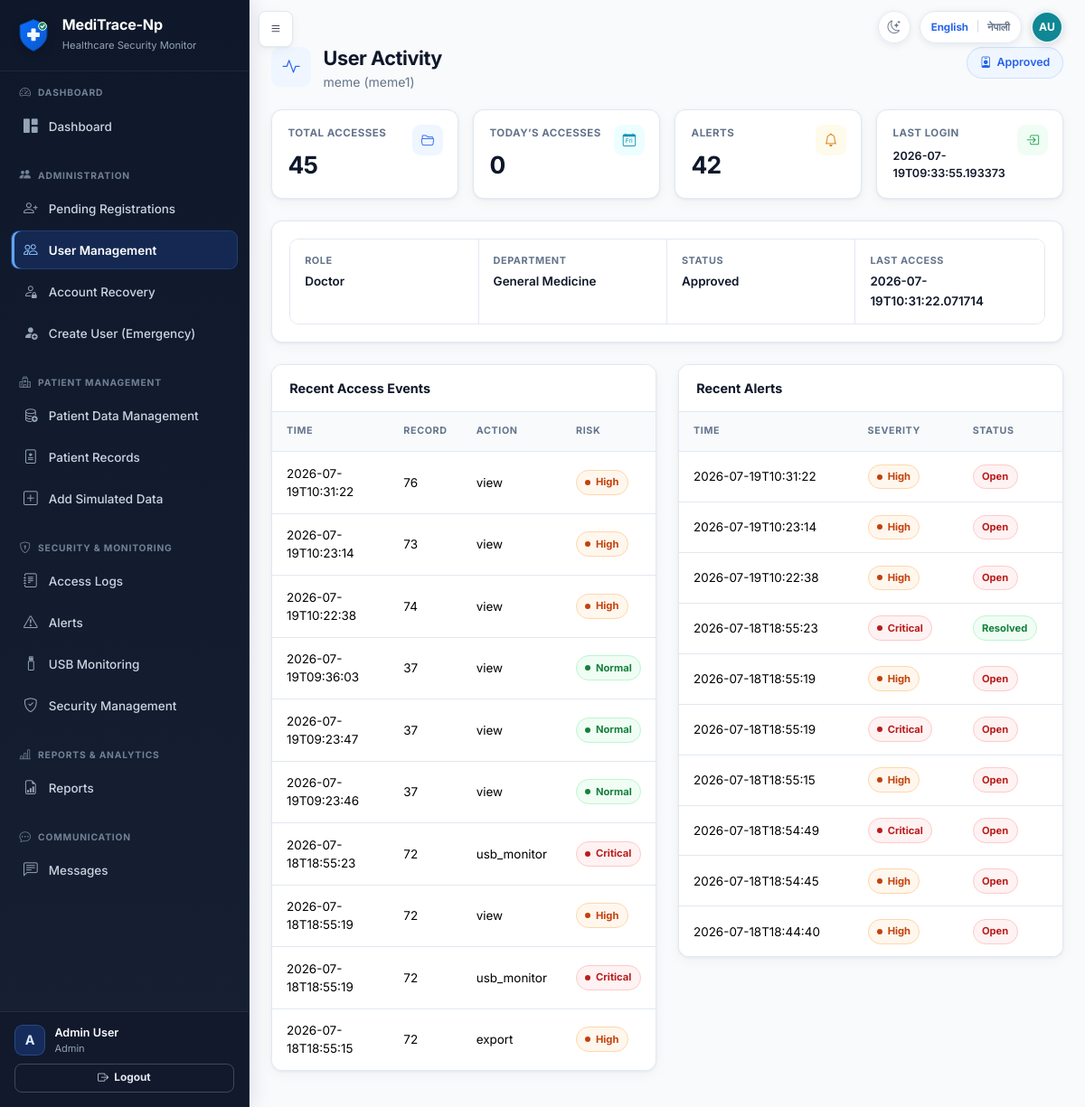
The app's page /admin/users/45/activity (signed in), older data.
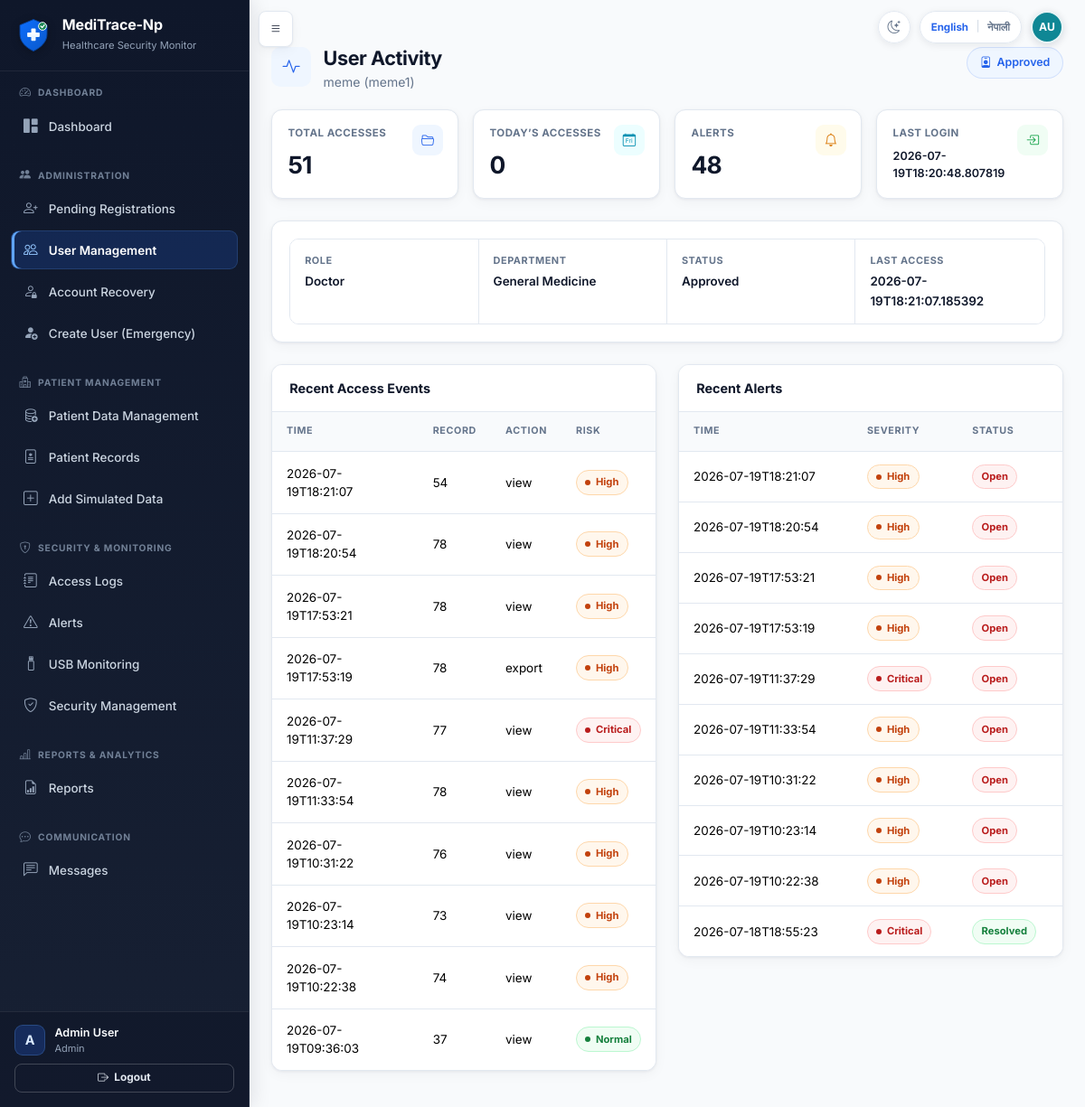
The same page, newer data.
### tables this page shows
CREATE TABLE users (
            id INTEGER PRIMARY KEY AUTOINCREMENT,
            full_name TEXT NOT NULL,
            staff_id TEXT NOT NULL UNIQUE,
            email TEXT NOT NULL UNIQUE,
            username TEXT NOT NULL UNIQUE,
            password_hash TEXT NOT NULL,
            role TEXT NOT NULL,
            department TEXT NOT NULL,
            work_start TEXT NOT NULL,
            work_end TEXT NOT NULL,
            approval_status TEXT NOT NULL DEFAULT 'pending',
            is_active INTEGER NOT NULL DEFAULT 1,
            approved_by INTEGER,
            approved_at TEXT,
            rejection_reason TEXT,
            created_at TEXT NOT NULL,
            last_login TEXT, is_deleted INTEGER NOT NULL DEFAULT 0, failed_attempts INTEGER NOT NULL DEFAULT 0, locked_until TEXT, last_failed_login TEXT, must_change_password INTEGER NOT NULL DEFAULT 0, credential_version INTEGER NOT NULL DEFAULT 0, credentials_changed_at TEXT, credentials_changed_by INTEGER, preferred_language TEXT NOT NULL DEFAULT 'en',
            FOREIGN KEY (approved_by) REFERENCES users(id)
        );

CREATE TABLE access_events (
            id INTEGER PRIMARY KEY AUTOINCREMENT,
            user_id INTEGER NOT NULL,
            username TEXT NOT NULL,
            staff_id TEXT NOT NULL,
            role TEXT NOT NULL,
            department TEXT NOT NULL,
            record_id INTEGER,
            record_category TEXT,
            sensitivity_level TEXT,
            action_type TEXT NOT NULL,
            timestamp TEXT NOT NULL,
            ip_address TEXT,
            computer_name TEXT,
            is_after_hours INTEGER NOT NULL DEFAULT 0,
            is_sensitive INTEGER NOT NULL DEFAULT 0,
            department_match INTEGER NOT NULL DEFAULT 0,
            rule_result TEXT,
            ml_score INTEGER DEFAULT 0,
            final_risk_level TEXT NOT NULL DEFAULT 'Normal',
            alert_created INTEGER NOT NULL DEFAULT 0, rule_score INTEGER, anomaly_score INTEGER, hybrid_score INTEGER, baseline_source TEXT, anomaly_method TEXT, model_version TEXT, model_raw_score REAL, model_confidence TEXT, minimum_risk_override TEXT, human_review_required INTEGER NOT NULL DEFAULT 0, explanation_json TEXT, browser_info TEXT,
            FOREIGN KEY (user_id) REFERENCES users(id),
            FOREIGN KEY (record_id) REFERENCES patient_records(id)
        );

CREATE TABLE alerts (
            id INTEGER PRIMARY KEY AUTOINCREMENT,
            event_id INTEGER NOT NULL,
            user_id INTEGER NOT NULL,
            username TEXT NOT NULL,
            role TEXT NOT NULL,
            department TEXT NOT NULL,
            record_id INTEGER,
            severity TEXT NOT NULL,
            reason TEXT NOT NULL,
            triggered_rules TEXT,
            ml_score INTEGER DEFAULT 0,
            status TEXT NOT NULL DEFAULT 'open',
            created_at TEXT NOT NULL,
            resolved_by INTEGER,
            resolved_at TEXT,
            notes TEXT, rule_score INTEGER, anomaly_score INTEGER, hybrid_score INTEGER, baseline_source TEXT, anomaly_method TEXT, model_version TEXT, model_confidence TEXT, minimum_risk_override TEXT, human_review_required INTEGER NOT NULL DEFAULT 1, explanation_json TEXT,
            FOREIGN KEY (event_id) REFERENCES access_events(id),
            FOREIGN KEY (user_id) REFERENCES users(id),
            FOREIGN KEY (resolved_by) REFERENCES users(id)
        );

### app.py (the view)
@app.route('/admin/users/<int:user_id>/activity')
@login_required
@admin_panel_required
def user_activity(user_id):
    activity = get_user_activity_summary(user_id)
    if not activity:
        abort(404)
    return render_template('user_activity.html', activity=activity)

### account_recovery.py (called while the page is built)
def _actor_dict(actor):
    return getattr(actor, '_raw', actor) or {}

def _visibility(actor, alias='r'):
    actor = _actor_dict(actor)
    if actor.get('role') == 'Super Admin':
        return '1=1', []
    if actor.get('role') == 'Admin':
        return (
            f"{alias}.requested_destination = 'administrator' AND ("
            f"{alias}.matched_user_id IS NULL OR NOT EXISTS ("
            f"SELECT 1 FROM users scoped_user WHERE scoped_user.id = {alias}.matched_user_id "
            f"AND scoped_user.role IN ('Admin', 'Super Admin')))"
        ), []
    return '1=0', []

def get_recovery_request_count(actor, open_only=True):
    where, params = _visibility(actor)
    status_sql = " AND r.status IN ('pending', 'in_review', 'identity_verified')" if open_only else ''
    conn = get_db()
    count = conn.execute(
        f'SELECT COUNT(*) AS count FROM account_recovery_requests r WHERE {where}{status_sql}',
        params,
    ).fetchone()['count']
    conn.close()
    return count

### auth.py (called while the page is built)
    @property
    def is_super_admin(self):
        return self.role == 'Super Admin'

    @property
    def is_admin_panel(self):
        return self.role in Config.ADMIN_PANEL_ROLES

### templates/user_activity.html (shortened to what this page needs)
{% extends "base.html" %}
{% from "macros.html" import risk_badge, page_header %}
{% block content %}
<div class="app-page">
{{ page_header('User Activity', activity.user.full_name ~ ' (' ~ activity.user.username ~ ')', 'bi-activity', tr_display(activity.user.approval_status), 'bi-person-badge') }}
<div class="row g-3 mb-4">
  <div class="col-md-3"><div class="card metric-card"><div class="card-body"><div class="metric-icon"><i class="bi bi-folder2-open"></i></div><div class="metric-label">Total Accesses</div><p class="metric-value">{{ activity.total_records_accessed }}</p></div></div></div>
  <div class="col-md-3"><div class="card metric-card metric-info"><div class="card-body"><div class="metric-icon"><i class="bi bi-calendar-day"></i></div><div class="metric-label">Today’s Accesses</div><p class="metric-value">{{ activity.records_accessed_today }}</p></div></div></div>
  <div class="col-md-3"><div class="card metric-card metric-warning"><div class="card-body"><div class="metric-icon"><i class="bi bi-bell"></i></div><div class="metric-label">Alerts</div><p class="metric-value">{{ activity.alerts_generated }}</p></div></div></div>
  <div class="col-md-3"><div class="card metric-card metric-success"><div class="card-body"><div class="metric-icon"><i class="bi bi-box-arrow-in-right"></i></div><div class="metric-label">Last Login</div><p class="mt-2 mb-0 fw-semibold small">{{ activity.last_login or 'N/A' }}</p></div></div></div>
</div>
<div class="card mb-4">
  <div class="card-body">
    <div class="detail-grid">
      <div class="detail-item"><span class="detail-label">Role</span><span class="detail-value">{{ tr_display(activity.user.role) }}</span></div>
      <div class="detail-item"><span class="detail-label">Department</span><span class="detail-value">{{ tr_display(activity.user.department) }}</span></div>
      <div class="detail-item"><span class="detail-label">Status</span><span class="detail-value">{{ tr_display(activity.user.approval_status) }}</span></div>
      <div class="detail-item"><span class="detail-label">Last Access</span><span class="detail-value">{{ activity.last_access_time or 'N/A' }}</span></div>
    </div>
  </div>
</div>
<div class="row g-4">
  <div class="col-md-6">
    <div class="card">
      <div class="card-header">Recent Access Events</div>
      <div class="table-responsive"><table class="table table-sm mb-0">
        <thead><tr><th>Time</th><th>Record</th><th>Action</th><th>Risk</th></tr></thead>
        <tbody>
          {% for e in activity.recent_events %}
          <tr>
            <td>{{ e.timestamp[:19] }}</td>
            <td>{{ e.record_id or '-' }}</td>
            <td>{{ e.action_type }}</td>
            <td>{{ risk_badge(e.final_risk_level) }}</td>
          </tr>
          {% else %}
          <tr><td colspan="4" class="text-center text-muted">No events</td></tr>
          {% endfor %}
        </tbody>
      </table></div>
    </div>
  </div>
  <div class="col-md-6">
    <div class="card">
      <div class="card-header">Recent Alerts</div>
      <div class="table-responsive"><table class="table table-sm mb-0">
        <thead><tr><th>Time</th><th>Severity</th><th>Status</th></tr></thead>
        <tbody>
          {% for a in activity.recent_alerts %}
          <tr>
            <td>{{ a.created_at[:19] }}</td>
            <td>{{ risk_badge(a.severity) }}</td>
            <td><span class="status-pill status-{{ 'resolved' if a.status == 'resolved' else 'open' }}">{{ tr_display(a.status) }}</span></td>
          </tr>
          {% else %}
          <tr><td colspan="3" class="text-center text-muted">No alerts</td></tr>
          {% endfor %}
        </tbody>
      </table></div>
    </div>
  </div>
</div>
</div>
{% endblock %}

### templates/macros.html (shortened to what this page needs)
{% macro risk_badge(level) %}
{% if level == 'Critical' %}<span class="status-pill status-critical"><span class="status-dot"></span>{{ tr_display(level) }}</span>
{% elif level == 'High' %}<span class="status-pill status-high"><span class="status-dot"></span>{{ tr_display(level) }}</span>
{% elif level == 'Medium' %}<span class="status-pill status-medium"><span class="status-dot"></span>{{ tr_display(level) }}</span>
{% else %}<span class="status-pill status-normal"><span class="status-dot"></span>{{ tr_display(level or 'Normal') }}</span>{% endif %}
{% endmacro %}
{% macro page_header(title, subtitle, icon, badge=None, badge_icon='bi-shield-check') %}
<header class="app-page-header">
    <div class="app-page-header-left">
        <div class="app-page-icon" aria-hidden="true"><i class="bi {{ icon }}"></i></div>
        <div>
            <h1 class="app-page-title">{{ _(title) }}</h1>
            {% if subtitle %}<p class="app-page-subtitle">{{ _(subtitle) }}</p>{% endif %}
        </div>
    </div>
    {% if badge %}
    <span class="app-page-badge"><i class="bi {{ badge_icon }}"></i>{{ _(badge) }}</span>
    {% endif %}
</header>
{% endmacro %}
{% macro user_initials(user) -%}
{% set full_name = user.full_name|default('', true)|trim %}
{% set display_name = user.display_name|default('', true)|trim %}
{% set username = user.username|default('', true)|trim %}
{% set initials_source = full_name or display_name or username %}
{% set name_parts = initials_source.split() %}
{% if name_parts|length > 1 %}{{ (name_parts[0][0] ~ name_parts[-1][0])|upper }}
{% elif name_parts|length == 1 %}{{ name_parts[0][0]|upper }}
{% else %}?{% endif %}
{%- endmacro %}

Row changes from the older to the newer data that the page shows:
no longer on this page (row unchanged): access_events: timestamp "2026-07-19T09:23:47", record "37", action_type "view", final_risk_level "Normal"
no longer on this page (row unchanged): access_events: timestamp "2026-07-19T09:23:46", record "37", action_type "view", final_risk_level "Normal"
no longer on this page (row unchanged): access_events: timestamp "2026-07-18T18:55:23", record "72", action_type "usb_monitor", final_risk_level "Critical"
no longer on this page (row unchanged): access_events: timestamp "2026-07-18T18:55:19", record "72", action_type "view", final_risk_level "High"
no longer on this page (row unchanged): access_events: timestamp "2026-07-18T18:55:19", record "72", action_type "usb_monitor", final_risk_level "Critical"
no longer on this page (row unchanged): access_events: timestamp "2026-07-18T18:55:15", record "72", action_type "export", final_risk_level "High"
no longer on this page (row unchanged): alerts: created_at "2026-07-18T18:55:19", severity "High", status "Open"
no longer on this page (row unchanged): alerts: created_at "2026-07-18T18:55:19", severity "Critical", status "Open"
no longer on this page (row unchanged): alerts: created_at "2026-07-18T18:55:15", severity "High", status "Open"
no longer on this page (row unchanged): alerts: created_at "2026-07-18T18:54:49", severity "Critical", status "Open"
no longer on this page (row unchanged): alerts: created_at "2026-07-18T18:54:45", severity "High", status "Open"
no longer on this page (row unchanged): alerts: created_at "2026-07-18T18:44:40", severity "High", status "Open"
changed users "Doctor": last_login "2026-07-19T09:33:55.193373" → "2026-07-19T18:20:48.807819"
added access_events: timestamp "2026-07-19T18:21:07", record "54", action_type "view", final_risk_level "High"
added access_events: timestamp "2026-07-19T18:20:54", record "78", action_type "view", final_risk_level "High"
added access_events: timestamp "2026-07-19T17:53:21", record "78", action_type "view", final_risk_level "High"
added access_events: timestamp "2026-07-19T17:53:19", record "78", action_type "export", final_risk_level "High"
added access_events: timestamp "2026-07-19T11:37:29", record "77", action_type "view", final_risk_level "Critical"
added access_events: timestamp "2026-07-19T11:33:54", record "78", action_type "view", final_risk_level "High"
added alerts: created_at "2026-07-19T18:21:07", severity "High", status "Open"
added alerts: created_at "2026-07-19T18:20:54", severity "High", status "Open"
added alerts: created_at "2026-07-19T17:53:21", severity "High", status "Open"
added alerts: created_at "2026-07-19T17:53:19", severity "High", status "Open"
added alerts: created_at "2026-07-19T11:37:29", severity "Critical", status "Open"
added alerts: created_at "2026-07-19T11:33:54", severity "High", status "Open"
Text that changed along with them:
{{ activity.total_records_accessed }}: "45" → "51"
{{ activity.alerts_generated }}: "42" → "48"
{{ activity.last_access_time or 'N/A' }}: "2026-07-19T10:31:22.071714" → "2026-07-19T18:21:07.185392"
